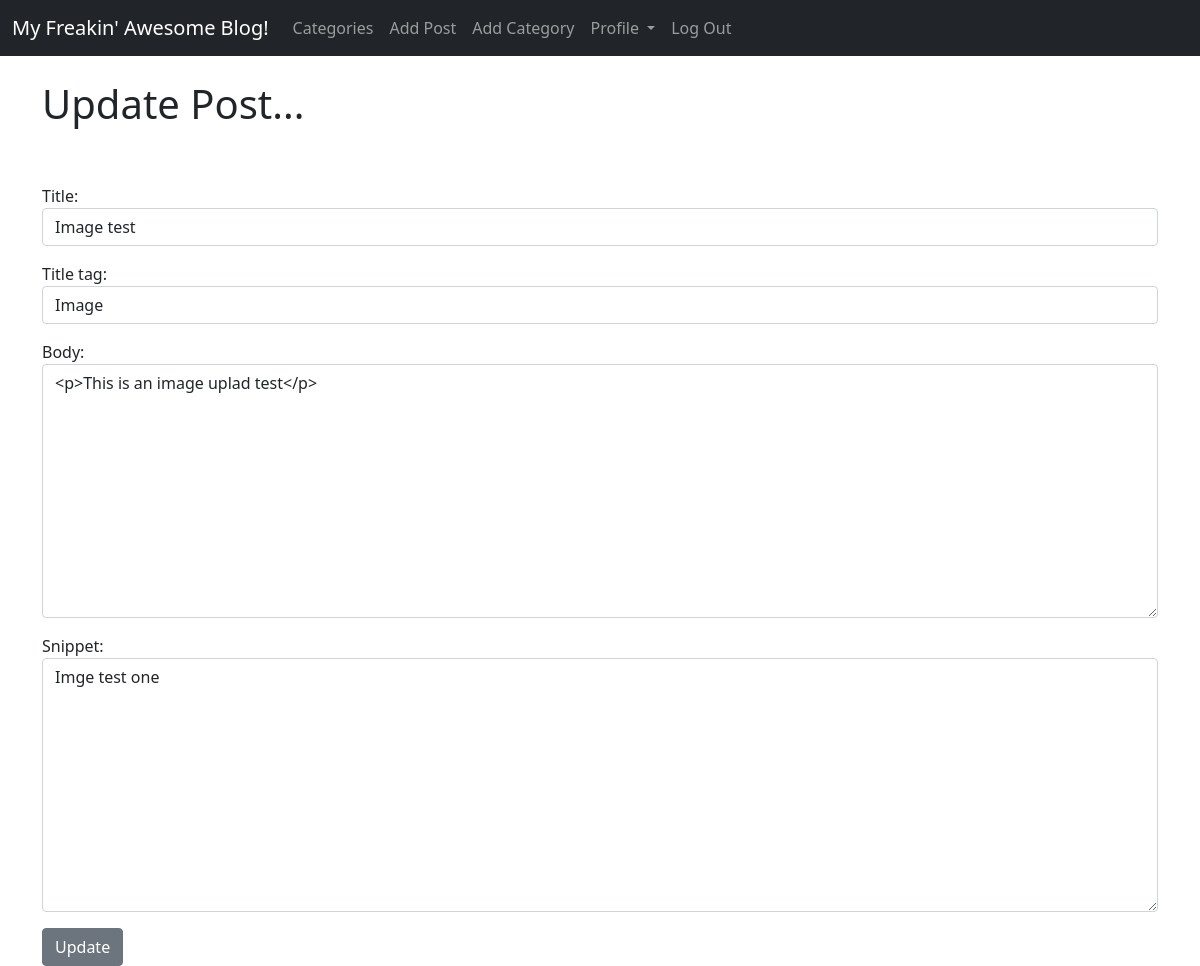
The app's page /article/edit/15 (signed in) with its own data.
### theblog/models.py (models this page shows, shortened)
class Post(models.Model):
    title = models.CharField(max_length=255)
    header_image = models.ImageField(null=True, blank=True, upload_to="images/")
    title_tag = models.CharField(max_length=255)
    author = models.ForeignKey(User, on_delete=models.CASCADE)
    body = RichTextField(blank=True, null=True)
    post_date = models.DateField(auto_now_add=True)
    category = models.CharField(max_length=255, default='coding')
    snippet = models.CharField(max_length=255)
    likes = models.ManyToManyField(User, related_name='blog_posts')

### theblog/views.py (the view)
# urls.py: path('article/edit/<int:pk>', UpdatePostView.as_view(), name="update_post"),
class UpdatePostView(UpdateView):
    model = Post
    form_class = EditForm
    template_name = 'update_post.html'

### theblog/forms.py
class EditForm(forms.ModelForm):
    class Meta:
        model = Post
        fields = ('title', 'title_tag', 'body', 'snippet')
        widgets = {
            'title': forms.TextInput(attrs={'class': 'form-control', 'placeholder': "This is Title Placeholder Stuff"}),
            'title_tag': forms.TextInput(attrs={'class': 'form-control'}),
            'body': forms.Textarea(attrs={'class': 'form-control'}),
            'snippet': forms.Textarea(attrs={'class': 'form-control'}),
        }

### theblog/templates/update_post.html (shortened to what this page needs)
{% extends 'base.html' %}
    {% block content %}
 {% if user.is_authenticated %}
    {% if user.id == post.author.id %}
        <h1>Update Post...</h1>
            <br><br>
            <div class="form-group">
                <form action="" method="post">
                    {{ form.as_p }}
                        <button class="btn btn-secondary">Update</button>
                </form>
            </div>
    {% else%}
            <div class="alert alert-primary" role="alert">
                Only user who created the post can delete or edit it!
            </div>
    {% endif %}
{% else %}
<h1>You are not allowed there (And you know it!...)</h1>
{% endif %}
    {% endblock %}

### records on screen
Post: title "Image test", title_tag "Image", body "<p>This is an image uplad test</p>", snippet "Imge test one"
